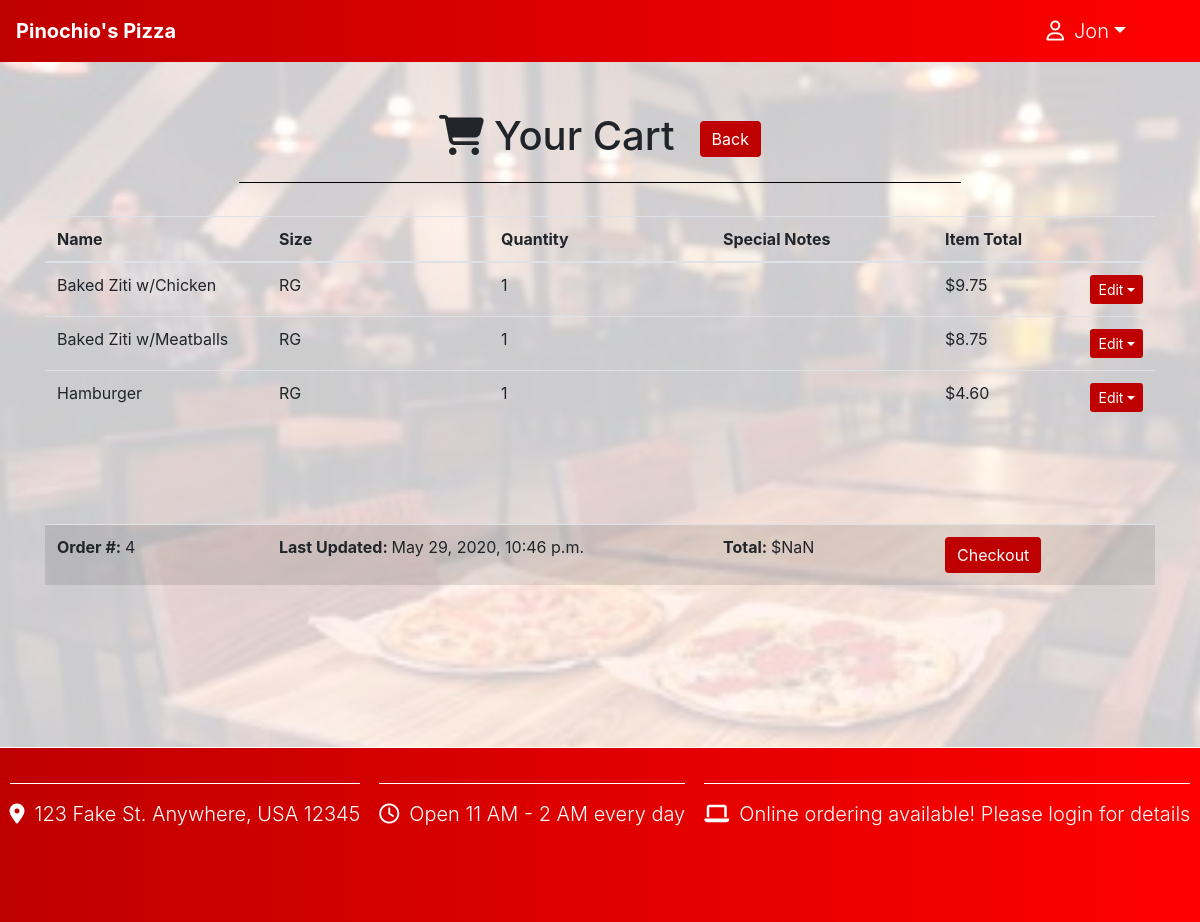
The app's page /viewCart (signed in), older data.
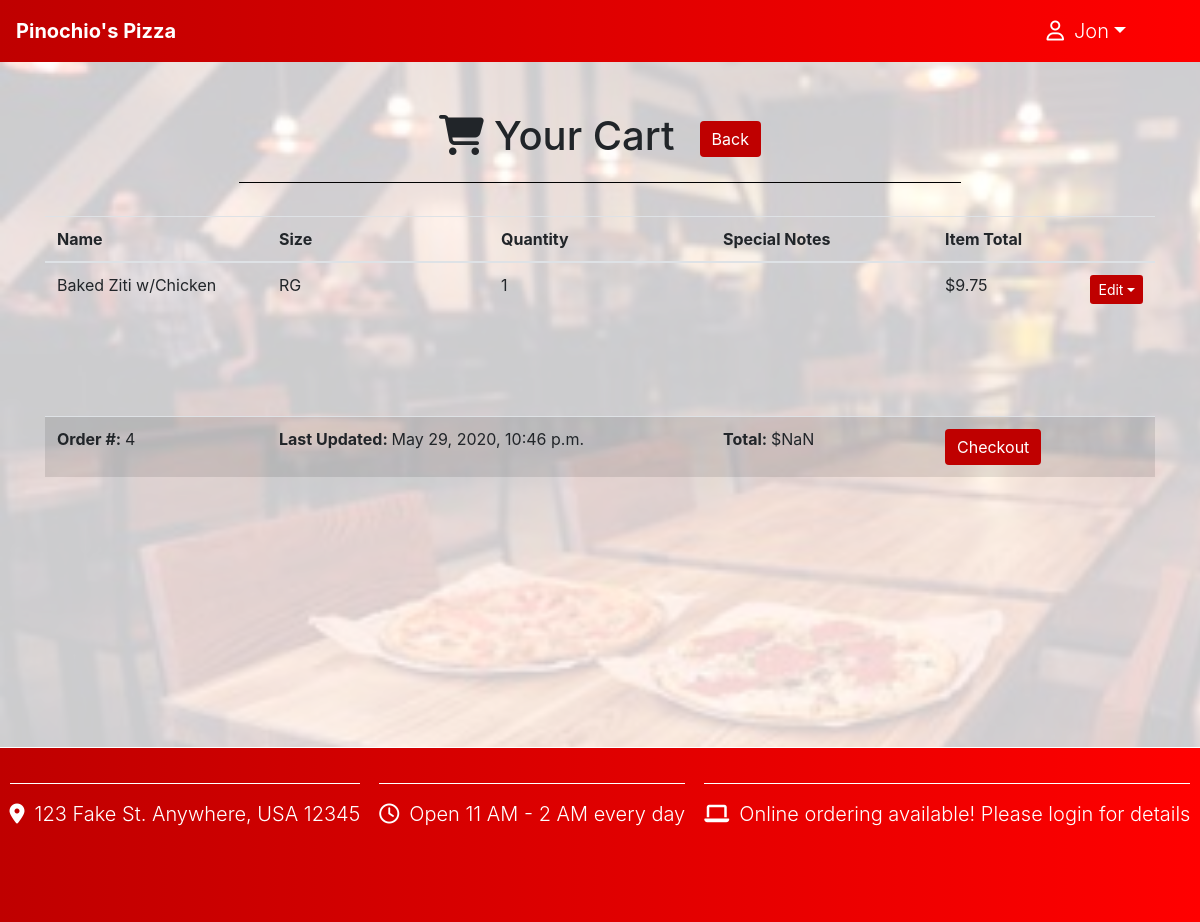
The same page, newer data.
### orders/models.py (models this page shows, shortened)
class OrderDetail(models.Model):
    order = models.ForeignKey(Order, on_delete=models.CASCADE)
    item = models.ForeignKey(MenuItem, on_delete=models.CASCADE)
    ITEM_SIZES = [
    ('SM', "Small"),
    ('LG', "Large")
    ]
    size = models.CharField(max_length=2, blank=True, choices=ITEM_SIZES)
    quantity = models.IntegerField(default=1)
    toppings = models.ManyToManyField(PizzaTopping, blank=True)
    sandwichToppings = models.ManyToManyField(CheesesteakTopping, blank=True)
    extraCheese = models.BooleanField(default=False)
    total = models.DecimalField(max_digits=4, decimal_places=2, default=0.0)
    notes = models.CharField(max_length=64, blank=True)
    def updateTotal(self):
        self.total = self.item.priceLarge * self.quantity if self.size == 'LG' else self.item.priceSmall * self.quantity
        self.save()
        return self.total

class MenuItem(models.Model):
    name = models.CharField(max_length=30)
    priceSmall = models.DecimalField(max_digits=4, decimal_places=2, default=0.0)
    priceLarge = models.DecimalField(max_digits=4, decimal_places=2, default=0.0)
    PIZZA_STYLES = [
        ('NML', "Normal"),
        ('SCL', "Sicilian")
    ]
    pizzaStyle = models.CharField(max_length=3, choices=PIZZA_STYLES, blank=True)
    pizzaToppingsCount = models.IntegerField(default=0)
    category = models.ForeignKey(Category, on_delete=models.CASCADE)
    def __str__(self):
        return f"{self.name} {self.get_pizzaStyle_display()}"

class Order(models.Model):
    id = models.AutoField(primary_key=True)
    user = models.ForeignKey(settings.AUTH_USER_MODEL, on_delete=models.CASCADE)
    created = models.DateTimeField(auto_now_add=True)
    lastUpdated = models.DateTimeField(auto_now=True)
    items = models.ManyToManyField(MenuItem, blank=True, through='OrderDetail')
    completed = models.BooleanField(default=False)
    total = models.DecimalField(max_digits=6, decimal_places=2, default=0.0)
    def updateTotal(self):
        order_items = OrderDetail.objects.filter(order = self.id).all()
        self.total = order_items.aggregate(Sum('total'))['total__sum'] if len(order_items) > 0 else 0.0
        self.save()
        return self.total

### orders/views.py (the view)
# urls.py: path("viewCart", viewCart.as_view(), name="viewCart"),
class viewCart(ListView):
    template_name = "orders/viewCart.html"
    def get_queryset(self):
        try:
            currentOrder = Order.objects.get(user=self.request.user, completed=False)
        except Order.DoesNotExist:
            currentOrder = None
        return OrderDetail.objects.filter(order = currentOrder)
    def get_context_data(self, **kwargs):
        context = super().get_context_data(**kwargs)
        currentOrder = Order.objects.get(user=self.request.user, completed=False)
        context["paymentPrice"] = currentOrder.total * 100
        return context

### orders/templates/orders/viewCart.html (shortened to what this page needs)
{% extends 'base.html' %}
{% load static %}
{% block body %}
<h1 class="specialHeader"><i class="fas fa-shopping-cart"></i>Your Cart<button class="btn btn-primary">Back</button></h1>
  <table class="table" id="cartDisplay">
    <thead>
        <tr>
        <th>Name</th>
        <th>Size</th>
        <th>Quantity</th>
        <th>Special Notes</th>
        <th>Item Total</th>
        </tr>
    </thead>
    {% if object_list %}
    <tbody>
      {% for detail in object_list %}
      <tr>
        <td>{{ detail.item }}</td>
        {% if detail.size %}
        <td>{{ detail.size }}</td>
        {% else %}
        <td>RG</td>
        {% endif %}
        <td>{{ detail.quantity }}</td>
        <td>{{ detail.notes }}</td>
        <td>${{ detail.updateTotal }}<div id="itemEditOptions" class="dropdown">
          <button class="btn btn-primary dropdown-toggle btn-sm" type="button" data-toggle="dropdown">Edit</button>
          </div>
        </td>
      </tr>
      {% endfor %}
      </tbody>
      <tfoot>
        <tr>
        <td id="orderNumber" data-order="{{ object_list.0.order.id }}"><b>Order #: </b>{{ object_list.0.order.id }}</td>
        <td colspan="2"><b>Last Updated: </b>{{ object_list.0.order.lastUpdated }}</td>
        <td><b>Total: </b><span id="orderTotalClean">$</span></td>
        <td><button class="btn btn-primary">Checkout</button></td>
        </tr>
      </tfoot>
  {% endif %}
  </table>
{% endblock %}

### templates/base.html (shortened to what this page needs)
{% load static %}
<html>
  <head>
    <link href="https://maxcdn.bootstrapcdn.com/bootstrap/4.1.3/css/bootstrap.min.css" rel="stylesheet">
    <link rel="stylesheet" href="{% static 'styles.css' %}">
  </head>
  <nav class="navbar navbar-expand-lg">
    <a class="navbar-brand lead" href="#">Pinochio's Pizza</a>
    <ul class="navbar-nav ml-auto">
      {% if user.username %}
      <div class="dropdown d-inline">
        <a class="nav-link dropdown-toggle lead" role="button" id="userDetails" data-toggle="dropdown"><i class="far fa-user"></i>{{ user.username }}</a>
      </div>
      {% else %}
      <li class="nav-item"><a class="nav-link" href="/"><i class="fas fa-pizza-slice"></i>Login</a></li>
      <li class="nav-item"><a class="nav-link" href="#"><i class="fas fa-pizza-slice"></i>Menu</a></li>
      {% endif %}
    </ul>
  </nav>
  <body>
    <div class="container">
    <div id="restaurant-pic"></div>
    {% block body %}
    {% endblock %}
    </div>
  </body>
  <footer>
    <div>
      <div class="footer-details"><p class="lead"><i class="fas fa-map-marker-alt"></i>123 Fake St. Anywhere, USA 12345</p></div>
      <div class="footer-details"><p class="lead"><i class="far fa-clock"></i>Open 11 AM - 2 AM every day</p></div>
      <div class="footer-details"><p class="lead"><i class="fas fa-laptop"></i>Online ordering available! Please login for details</p></div>
    </div>
  </footer>
</html>

### static/styles.css (style rules this page uses)
body, html { text-align: center; min-height: 100%; position: relative; }
.navbar { background-image: linear-gradient(to right, #bf0000, red); }
i { margin-right: 10px; }
.footer-details { height: 50%; }
.specialHeader button { margin-left: 25px; }
.container { min-height: 75vh; display: block; z-index: -1; }
footer div { height: 75%; border-top: 1px solid white; margin-top: 35px; display: flex; flex-flow: row wrap; justify-content: space-around; }
.footer-details > p { margin-top: 15px; }
.btn-primary { background-color: #bf0000; border: black; }
#restaurant-pic { position: absolute; top: 0; bottom: 0; right: 0; left: 0; width: 100%; height: 100%; opacity: .2; background-image: url("images/pizza_restaurant_photo.jpg"); background-size: cover; z-index: -1; }
footer { color: white; height: 175px; position: relative; bottom: 0; width: 100%; background-image: linear-gradient(to right, #bf0000, red); }
.navbar > a { color: white; font-weight: bold; }
#userDetails { color: white; margin-right: 50px; }
table { columns: 6; table-layout: fixed; }
tbody { display: none; }
tbody button { margin-left: 30px; }
.specialHeader { width: 65%; margin: 0 auto; margin-top: 50px; margin-bottom: 3%; border-bottom: 1px solid black; padding-bottom: 2%; }
tfoot > tr { background-color: rgba(0,0,0,.10); }
#cartDisplay tbody { display: table-row-group; }
tfoot::before { content: ''; display: block; height: 100px; }
#itemEditOptions { display: inline; float: right; }

Row changes from the older to the newer data that the page shows:
removed OrderDetail: item "Baked Ziti w/Meatballs", shows "RG", quantity "1", updateTotal "8.75"
removed OrderDetail: item "Hamburger", shows "RG", quantity "1", updateTotal "4.60"
